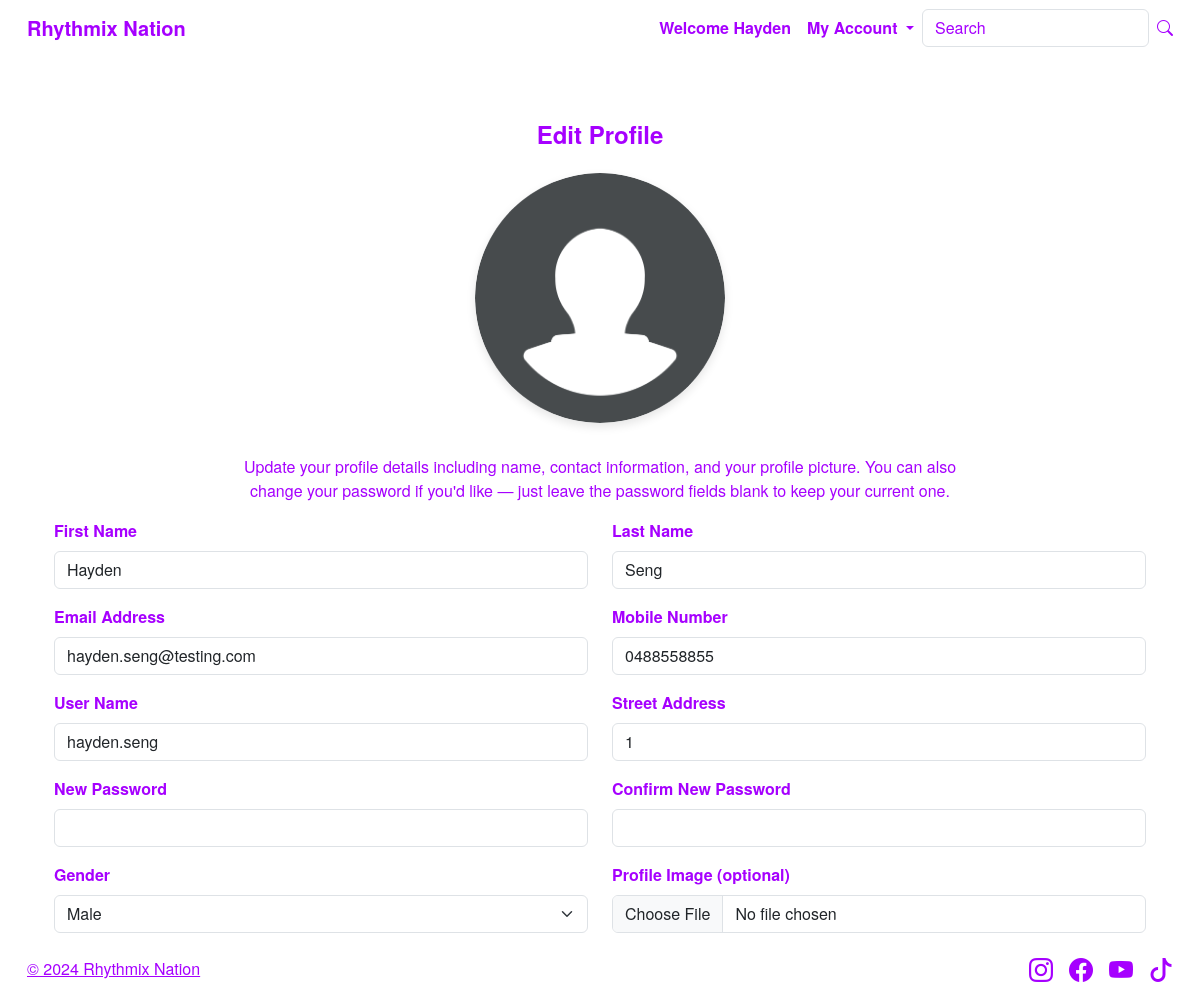
Page /profile (signed in) on the earlier database version.
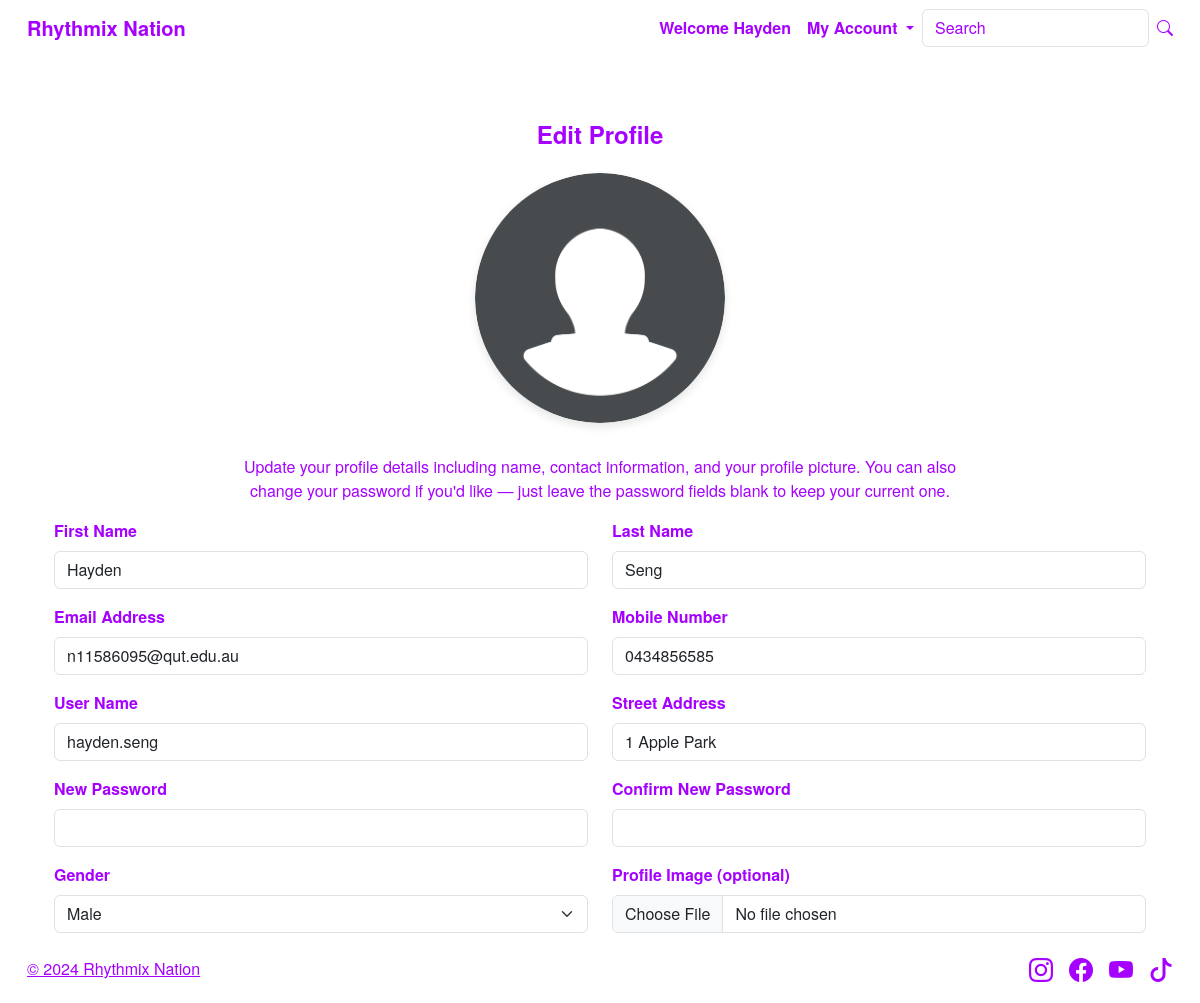
Same page on the later database version.
### website/models.py (models this page shows, shortened)
class User(db.Model, UserMixin):
    __tablename__ = 'users'
    id = db.Column(db.Integer, primary_key=True)
    username = db.Column(db.String(150), unique=True, nullable=False)
    first_name = db.Column(db.String(150), nullable=False)
    last_name = db.Column(db.String(150), nullable=False)
    phone_number = db.Column(db.String(150), nullable=False)
    street_address = db.Column(db.String(150), nullable=False)
    email = db.Column(db.String(255), unique=True, nullable=False)
    password_hash = db.Column(db.String(255), nullable=False)
    date_joined = db.Column(db.DateTime, default=datetime.now())
    comments = db.relationship('Comment', backref='user')
    gender = db.Column(db.String(10), nullable=False)
    profile_image = db.Column(db.String(150), nullable=True, default='img/default_avatar.png')

### website/auth.py (the view, shortened to what this page needs)
@auth_bp.route('/profile', methods=['GET', 'POST'])
@login_required
def profile():
    form = ProfileEditForm(obj=current_user)
    return render_template('profile.html', form=form, heading="Edit Profile")

### website/templates/profile.html (shortened to what this page needs)
{% extends "base.html" %}
{% block content %}
<div class="container mt-5">
    <div class="row justify-content-center">
        <div class="col-md-8">
            <div class="page-header text-center mb-4">
                <h4>{{ heading }}</h4>
            </div>
            <form method="POST" enctype="multipart/form-data">
                <div class="text-center w-100 w-xl-50 mb-3 mb-xl-0">
                    <img src="{{ url_for('static', filename=current_user.profile_image or 'img/default_avatar.png') }}"
                        class="profile-avatar"
                        alt="Your Profile Picture">
                </div>
                    <div class="w-100 w-xl-50">
                        <p class="text-center">
                            Update your profile details including name, contact information, and your profile picture. You can also change your password if you'd like — just leave the password fields blank to keep your current one.
                        </p>
                    </div>
                </div>
                <div class="row mb-3">
                    <div class="col-md-6">
                        {{ form.first_name.label(class="form-label") }}
                        {{ form.first_name(class="form-control") }}
                    </div>
                    <div class="col-md-6">
                        {{ form.last_name.label(class="form-label") }}
                        {{ form.last_name(class="form-control") }}
                    </div>
                </div>
                <div class="row mb-3">
                    <div class="col-md-6">
                        {{ form.email.label(class="form-label") }}
                        {{ form.email(class="form-control") }}
                    </div>
                    <div class="col-md-6">
                        {{ form.phone_number.label(class="form-label") }}
                        {{ form.phone_number(class="form-control") }}
                    </div>
                </div>
                <div class="row mb-3">
                    <div class="col-md-6">
                        {{ form.username.label(class="form-label") }}
                        {{ form.username(class="form-control") }}
                    </div>
                    <div class="col-md-6">
                        {{ form.street_address.label(class="form-label") }}
                        {{ form.street_address(class="form-control") }}
                    </div>
                </div>
                <div class="row mb-3">
                    <div class="col-md-6">
                        {{ form.password.label(class="form-label") }}
                        {{ form.password(class="form-control") }}
                    </div>
                    <div class="col-md-6">
                        {{ form.confirm.label(class="form-label") }}
                        {{ form.confirm(class="form-control") }}
                    </div>
                </div>
                <div class="row mb-3">
                    <div class="col-md-6">
                        {{ form.gender.label(class="form-label") }}
                        {{ form.gender(class="form-select") }}
                    </div>
                    <div class="col-md-6">
                        {{ form.profile_image.label(class="form-label") }}
                        {{ form.profile_image(class="form-control") }}
                    </div>
                </div>
                <div class="mb-3">
                </div>
        </div>
    </div>
</div>
{% endblock %}

### website/templates/base.html (shortened to what this page needs)
<!DOCTYPE html>
<html>
<head>
    <link href="https://cdn.jsdelivr.net/npm/bootstrap@5.3.2/dist/css/bootstrap.min.css" rel="stylesheet">
    <link rel="stylesheet" href="{{ url_for('static', filename='style/styles.css') }}">
    <link rel="stylesheet" href="https://cdn.jsdelivr.net/npm/bootstrap-icons@1.10.5/font/bootstrap-icons.css">
</head>
<body>
<div class="wrapper d-flex flex-column min-vh-100">
    <header>
        <nav class="navbar navbar-expand-lg">
            <div class="container-fluid">
                <a class="navbar-brand page-title" href="{{ url_for('main.index') }}">Rhythmix Nation</a>
                <div class="collapse navbar-collapse justify-content-end" id="navbarSupportedContent">
                    <ul class="navbar-nav mb-2 mb-lg-0">
                        {% if current_user.is_authenticated %}
                            <li class="nav-item">
                                <span class="nav-link disabled text-muted">Welcome {{ current_user.first_name }}</span>
                            </li>
                            <li class="nav-item dropdown">
                                <a class="nav-link dropdown-toggle" href="#" role="button" data-bs-toggle="dropdown" aria-expanded="false">
                                    My Account
                                </a>
                            </li>
                        {% endif %}
                    </ul>
                    <form action="{{ url_for('main.search') }}" method="get" class="form-inline d-flex flex-nowrap align-items-center" role="search">
                        <input class="form-control me-2" type="text" name="search" id="searchForm"
                            value="{{ request.args.get('search', '') }}" placeholder="Search" aria-label="Search">
                        <button type="submit" class="icon-button" aria-label="Search">
                            <i class="bi bi-search"></i>
                        </button>
                    </form>
                </div>
            </div>
        </nav>
    </header>
    <main class="flex-grow-1">
        {% block content %}{% endblock %}
    <footer class="footer mt-auto py-3 border-top bg-light text-center">
        <div class="container-fluid d-flex flex-wrap justify-content-between align-items-center">
            <div class="col-md-4 d-flex align-items-center">
                <a class="mb-3 mb-md-0 text-muted" href="404.html">© 2024 Rhythmix Nation</a>
            </div>
            <ul class="nav col-md-4 justify-content-end list-unstyled d-flex">
                <li class="ms-3"><a class="text-muted" href="https://www.instagram.com" target="_blank"><i class="bi bi-instagram" style="font-size: 1.5rem;"></i></a></li>
                <li class="ms-3"><a class="text-muted" href="https://www.facebook.com" target="_blank"><i class="bi bi-facebook" style="font-size: 1.5rem;"></i></a></li>
                <li class="ms-3"><a class="text-muted" href="https://www.youtube.com" target="_blank"><i class="bi bi-youtube" style="font-size: 1.5rem;"></i></a></li>
                <li class="ms-3"><a class="text-muted" href="https://www.tiktok.com" target="_blank"><i class="bi bi-tiktok" style="font-size: 1.5rem;"></i></a></li>
            </ul>
        </div>
    </footer>
</body>
</html>

Differences in the rows shown:
changed User "Hayden": email "hayden.seng@testing.com" → "n11586095@qut.edu.au"; phone_number "0488558855" → "0434856585"; street_address "1" → "1 Apple Park"
